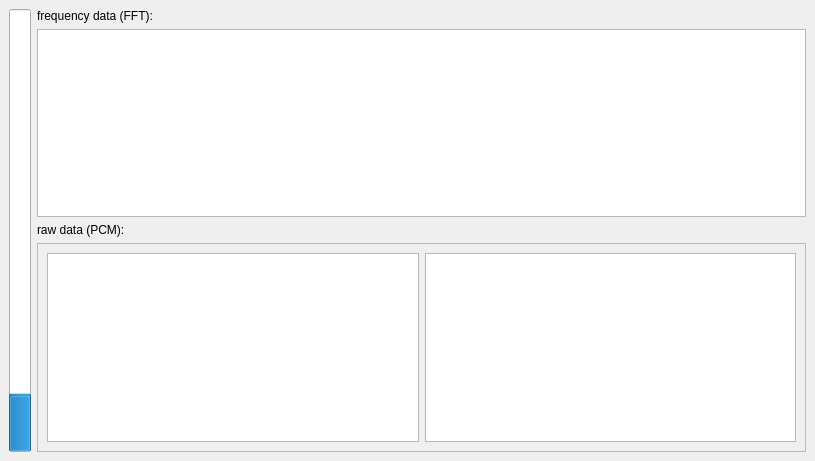
<?xml version="1.0" encoding="UTF-8"?>
<ui version="4.0">
 <class>MainWindow</class>
 <widget class="QMainWindow" name="MainWindow">
  <property name="geometry">
   <rect>
    <x>0</x>
    <y>0</y>
    <width>815</width>
    <height>461</height>
   </rect>
  </property>
  <property name="windowTitle">
   <string>MainWindow</string>
  </property>
  <widget class="QWidget" name="centralwidget">
   <layout class="QHBoxLayout" name="horizontalLayout">
    <item>
     <widget class="QProgressBar" name="pbLevel">
      <property name="maximum">
       <number>1000</number>
      </property>
      <property name="value">
       <number>123</number>
      </property>
      <property name="textVisible">
       <bool>false</bool>
      </property>
      <property name="orientation">
       <enum>Qt::Vertical</enum>
      </property>
     </widget>
    </item>
    <item>
     <widget class="QFrame" name="frame">
      <property name="frameShape">
       <enum>QFrame::NoFrame</enum>
      </property>
      <property name="frameShadow">
       <enum>QFrame::Plain</enum>
      </property>
      <layout class="QGridLayout" name="gridLayout">
       <property name="margin">
        <number>0</number>
       </property>
       <item row="0" column="0">
        <widget class="QLabel" name="label">
         <property name="text">
          <string>frequency data (FFT):</string>
         </property>
        </widget>
       </item>
       <item row="1" column="0">
        <widget class="PlotWidget" name="grFFT"/>
       </item>
       <item row="2" column="0">
        <widget class="QLabel" name="label_2">
         <property name="text">
          <string>raw data (PCM):</string>
         </property>
        </widget>
       </item>
       <item row="3" column="0">
        <widget class="QFrame" name="frame_2">
         <property name="frameShape">
          <enum>QFrame::StyledPanel</enum>
         </property>
         <property name="frameShadow">
          <enum>QFrame::Raised</enum>
         </property>
         <layout class="QHBoxLayout" name="horizontalLayout_2">
          <item>
           <widget class="PlotWidget" name="grPCM"/>
          </item>
          <item>
           <widget class="PlotWidget" name="grFFT_long"/>
          </item>
         </layout>
        </widget>
       </item>
      </layout>
     </widget>
    </item>
   </layout>
  </widget>
 </widget>
 <customwidgets>
  <customwidget>
   <class>PlotWidget</class>
   <extends>QGraphicsView</extends>
   <header>pyqtgraph</header>
  </customwidget>
 </customwidgets>
 <resources/>
 <connections/>
</ui>
